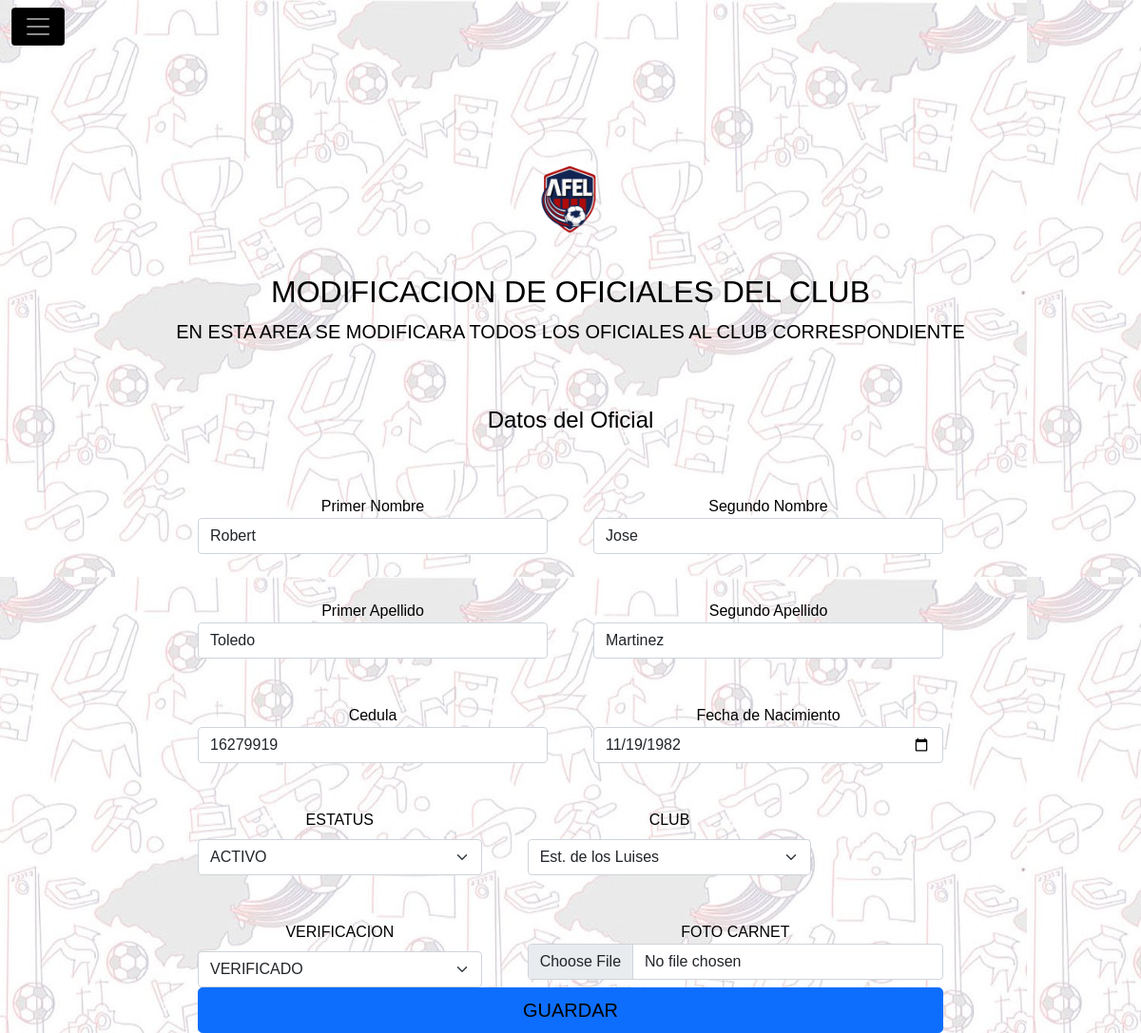
The page /modificar_oficial_club.php?id_user=2 on the database its author committed.
### tables this page shows
CREATE TABLE `usuario` (
  `id_usuario` int(11) NOT NULL,
  `nombre_usuario` varchar(60) NOT NULL,
  `segundoN` varchar(60) NOT NULL,
  `apellido` varchar(60) NOT NULL,
  `segundoA` varchar(60) NOT NULL,
  `ci` int(8) NOT NULL,
  `fecha_nac_us` date NOT NULL,
  `fecha_registro_us` date NOT NULL,
  `imagen_us` varchar(300) NOT NULL,
  `tipo_imagen` varchar(60) NOT NULL,
  `tipo_imagen_dt` varchar(30) NOT NULL,
  `image_dt` varchar(300) NOT NULL,
  `usuario` varchar(60) NOT NULL,
  `clave` varchar(33) NOT NULL,
  `id_t_usuario` int(11) NOT NULL,
  `id_status_sistema` int(11) NOT NULL,
  `id_club` int(11) NOT NULL,
  `id_categoria` int(11) NOT NULL,
  `id_status_verificacion` int(11) NOT NULL,
  `id_carnet_jug` int(11) NOT NULL
);

### modificar_oficial_club.php (the view, shortened to what this page needs)
<?php
$id_us = $_GET['id_user'];
?>
<!DOCTYPE html>
<html lang="es">
<head>
	<link rel="stylesheet" href="./css/bootstrap.css">
	<link rel="stylesheet" type="text/css" href="./css/estilos.css">
	<link rel="stylesheet" href="./js/bootstrap.js">
	<link rel="stylesheet" href="./css/normalize.css">
</head>
<body>
	<div class="content">
		<header>
			<nav class="navbar navbar-dark  fixed-top">
				<div class="container-fluid">
					<button class="navbar-toggler" type="button" data-bs-toggle="offcanvas" data-bs-target="#offcanvasDarkNavbar" aria-controls="offcanvasDarkNavbar">
						<span class="navbar-toggler-icon"></span>
					</button>
				</div>
	</div>
	<main class="main">
		<br>
		<br>
		<br>
		<br>
		<?php
		include './modelo/conexion.php';
		$sql = "SELECT `usuario`.`id_usuario`, `usuario`.`nombre_usuario` , `usuario`.`segundoN`, `usuario`.`apellido` , `usuario`.`segundoA`, `usuario`.`ci`, `club`.`nombre_club`, `categoria`.`nombre_categoria`, `status_sistema`.`nombre_status_sistema`, `status_verificacion`.`nombre_verificacion` , `usuario`.`fecha_nac_us`, `usuario`.`fecha_registro_us`, `usuario`.`imagen_us`, `usuario`.`id_status_verificacion`, `usuario`.`id_club`, `usuario`.`id_status_sistema`
		FROM `usuario`, `club`, `categoria`, `status_sistema`, `status_verificacion`
		WHERE ((`usuario`.`id_t_usuario` = 6
		/*AND `usuario`.`id_status_sistema` = 1 */
		AND `usuario`.`id_usuario` = '$id_us'
		/* AND `usuario`.`id_categoria` = 5 */
		/*	AND `usuario`.`id_status_sistema`= 1 */
		/*AND `usuario`.`id_status_verificacion`= 2*/)
		AND (`usuario`.`id_club` = `club`.`id_club`)
		And (`usuario`.`id_categoria` = `categoria`.`id_categoria`)
		AND (`usuario`.`id_status_sistema` = `status_sistema`.`id_status_sistema`)
		AND (`usuario`.`id_status_verificacion`= `status_verificacion`.`id_status_verificacion`))";
		$res = mysqli_query($conn, $sql);
		while ($row = mysqli_fetch_assoc($res)) {
			$dato_id_sis = $row['id_status_sistema'];
			$dato_id_ver = $row['id_status_verificacion'];
			$dato_id_club = $row['id_club'];
		?>
			<div class="py-5 text-center">
				<img class="d-block mx-auto mb-4" src="./img/foto-sis/logo-afel.png" alt="" width="72" height="57">
				<h2>MODIFICACION DE OFICIALES DEL CLUB</h2>
				<p class="lead">EN ESTA AREA SE MODIFICARA TODOS LOS OFICIALES AL CLUB CORRESPONDIENTE</p>
			</div>
			<div class="row g-5 form">
				<div class="col-md-7 col-lg-8 form-h">
					<h4 class="titulo-at mb-3">Datos del Oficial</h4>
					<form class="needs-validation" enctype="multipart/form-data" method="POST" action="./controlador/modificar_oficial_club.php" novalidate>
						<div class="row g-5">
							<div class="col-sm-6">
								<label for="inputAddress">Primer Nombre</label>
								<input type="text" class="form-control" id="inputAddress" placeholder="Primer Nombre" name="nombre_usuario" value="<?php echo $row['nombre_usuario']; ?>">
							</div>
							<div class="col-sm-6">
								<label for="inputAddress">Segundo Nombre</label>
								<input type="text" class="form-control" id="inputAddress" placeholder="Segundo Nombre" name="segundo_nombre_usuario" value="<?php echo $row['segundoN']; ?>">
							</div>
							<div class="col-sm-6">
								<label for="inputAddress">Primer Apellido</label>
								<input type="text" class="form-control" id="inputAddress" placeholder="Primer Apellido" name="apellido_usuario" value="<?php echo $row['apellido']; ?>">
							</div>
							<div class="col-sm-6">
								<label for="inputAddress">Segundo Apellido</label>
								<input type="text" class="form-control" id="inputAddress" placeholder="Segundo Apellido" name="segundo_apellido_usuario" value="<?php echo $row['segundoA']; ?>">
							</div>
							<div class="col-sm-6">
								<label for="inputAddress">Cedula</label>
								<input type="text" class="form-control" id="inputAddress" placeholder="Cedula" name="ci_usuario" value="<?php echo $row['ci']; ?>">
							</div>
							<div class="col-sm-6">
								<label for="inputAddress2">Fecha de Nacimiento</label>
								<input type="date" class="form-control" id="inputAddress2" name="fecha_nac" value="<?php echo $row['fecha_nac_us']; ?>">
							</div>
							<div class="col-md-5">
								<label for="country" class="form-label">ESTATUS</label>
								<select class="form-select select-status" id="country" name="select-status">
									<?php
									include './modelo/conexion.php';
									$sql = "SELECT id_status_sistema, nombre_status_sistema FROM status_sistema";
									$res = mysqli_query($conn, $sql);
									while ($row = mysqli_fetch_array($res)) {
										if ($dato_id_sis == $row['id_status_sistema']) {
											echo '<option value="' . $row['id_status_sistema'] . '" selected>' . $row['nombre_status_sistema'] . '</option>';
										} else {
											echo '<option value="' . $row['id_status_sistema'] . '">' . $row['nombre_status_sistema'] . '</option>';
										}
										?>
									<?php
									}
									?>
								</select>
							</div>
							<div class="col-md-5">
								<label for="country" class="form-label">CLUB</label>
								<select class="form-select select-club" id="country" name="select-club">
									<?php
									include './modelo/conexion.php';
									$sql = "SELECT `id_club`, `nombre_club`, `fecha_fund`, `fecha_reg`, `id_status_sistema`, `tipo_acta`, `img_acta`, `tipo_logo`, `img_logo`, `id_status_club` FROM `club` ";
									$res = mysqli_query($conn, $sql);
									while ($row = mysqli_fetch_array($res)) {
										if ($dato_id_club == $row['id_club']) {
											echo '<option value="' . $row['id_club'] . '" selected>' . $row['nombre_club'] . '</option>';
										} else {
											echo '<option value="' . $row['id_club'] . '">' . $row['nombre_club'] . '</option>';
										}
									?>
									<?php
									}
									?>
								</select>
							</div>
							<div class="col-md-5">
								<label for="country" class="form-label">VERIFICACION</label>
								<select class="form-select select-status-verificacion" id="country" name="select-status-verificacion">
									<?php
									include './modelo/conexion.php';
									$sql = "SELECT `id_status_verificacion`, `nombre_verificacion` FROM `status_verificacion`";
									$res = mysqli_query($conn, $sql);
									while ($row = mysqli_fetch_array($res)) {
										if ($dato_id_ver == $row['id_status_verificacion']) {
											echo '<option value="' . $row['id_status_verificacion'] . '" selected>' . $row['nombre_verificacion'] . '</option>';
										} else {
											echo '<option value="' . $row['id_status_verificacion'] . '">' . $row['nombre_verificacion'] . '</option>';
										}
									?>
									<?php
									}
									?>
								</select>
							</div>
							<div class="col-md-7">
								<label for="file">FOTO CARNET</label>
								<input class="form-control" name="foto" type="file">
							</div>
						</div>
						<button class="w-100 btn btn-primary btn-lg" type="submit" name="guardar">GUARDAR</button>
					</form>
				</div>
			</div>
		<?php
		}
		?>
	</main>
</body>
</html>

### css/estilos.css (style rules this page uses)
* { font-family: 'Nunito', sans-serif; font-weight: 100; }
body { background-image: url(../img/foto-sis/fondo.jpg); height: 100vh; background-attachment: fixed; }
.mb-4 { width: 120px; height: 120px; }
.mb-4 { text-align: center; }
.navbar-toggler { background: #000; }
.form { justify-content: center; }
.titulo-re, .titulo-at { text-align: center; }
.conocenos-body, .btn { color: #000; }
.row { text-align: center; }

### rows shown on the page
usuario: nombre_usuario "Robert", segundo_nombre_usuario "Jose", apellido_usuario "Toledo", segundo_apellido_usuario "Martinez", ci_usuario "16279919", fecha_nac "11/19/1982"

### other values the page prints
form field select-status "ACTIVO"
form field select-club "Est. de los Luises"
form field select-status-verificacion "VERIFICADO"
